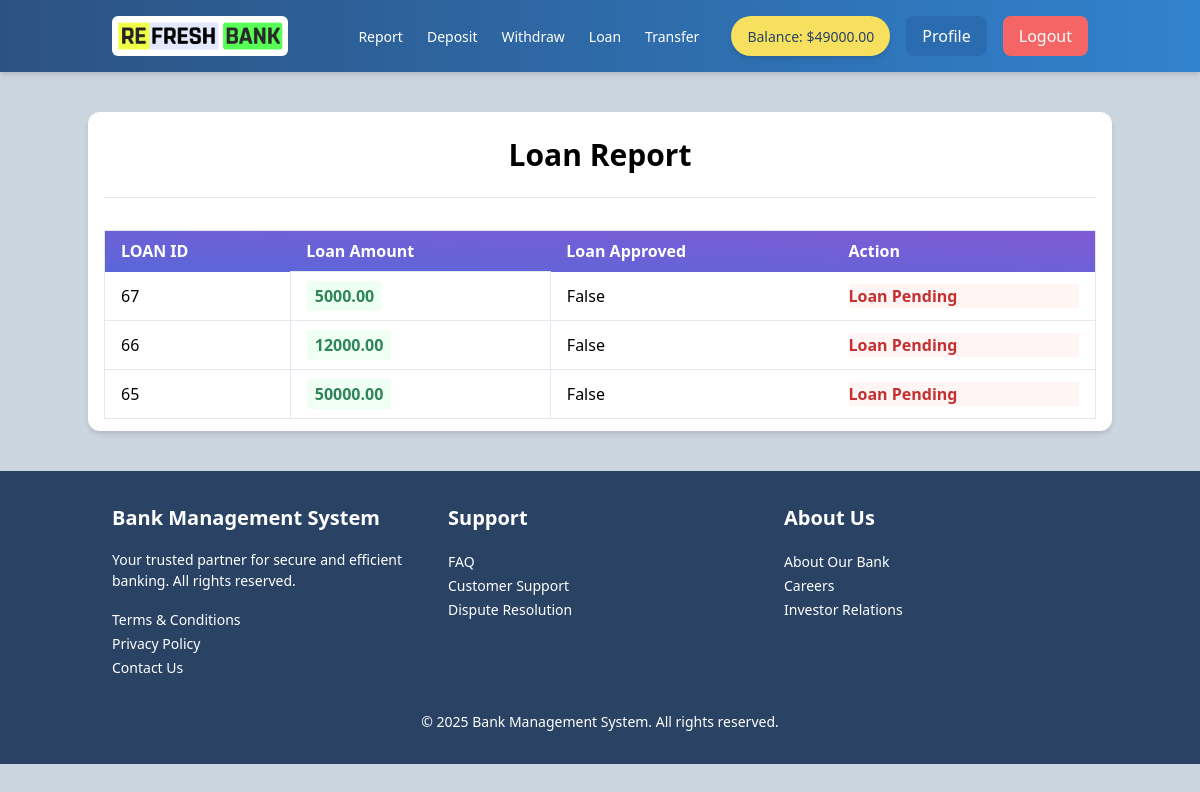
Page /transactions/loans/ (signed in) on the committed database.
### accounts/models.py (models this page shows, shortened)
class UserBankAccount(models.Model):
    user = models.OneToOneField(User,related_name='account',on_delete=models.CASCADE)
    account_type = models.CharField(max_length=10,choices=ACCOUNT_TYPE)
    account_no = models.IntegerField(unique=True)
    phone = models.CharField(max_length=14,null=True,blank=True)
    birth_date = models.DateField(null=True,blank=True)
    gender = models.CharField(max_length=10,choices=GENDER_TYPE)
    initial_deposite_date = models.DateField(auto_now_add=True)
    balance = models.DecimalField(default=0,max_digits=12,decimal_places=2)
    bank = models.ForeignKey(Bank, default=get_default_bank , on_delete=models.CASCADE,null=True,blank=True)

### transactions/models.py (models this page shows, shortened)
class Transaction(models.Model):
    account = models.ForeignKey(UserBankAccount, related_name = 'transactions', on_delete = models.CASCADE) # ekjon user er multiple transactions hote pare
    amount = models.DecimalField(decimal_places=2, max_digits = 12)
    balance_after_transaction = models.DecimalField(decimal_places=2, max_digits = 12)
    transaction_type = models.IntegerField(choices=TRANSACTION_TYPE, null = True)
    timestamp = models.DateTimeField(auto_now_add=True)
    loan_approve = models.BooleanField(default=False)
    to_account = models.IntegerField(default=None,null=True,blank=True)
    class Meta:
        ordering = ['-timestamp']

### transactions/views.py (the view)
# urls.py: path("loans/", LoanListView.as_view(), name="loan_list"),
class LoanListView(LoginRequiredMixin,ListView):
    model = Transaction
    template_name = 'transactions/loan_request.html'
    context_object_name = 'loans' # loan list ta ei loans context er moddhe thakbe
    def get_queryset(self):
        user_account = self.request.user.account
        queryset = Transaction.objects.filter(account=user_account,transaction_type=3)
        print(queryset)
        return queryset

### transactions/templates/transactions/loan_request.html (shortened to what this page needs)
{% extends 'base.html' %}
{% block content %}
<div class="my-10 py-3 px-4 bg-white rounded-xl shadow-md">
  <h1 class="font-bold text-3xl text-center pb-5 pt-2">Loan Report</h1>
  <hr />
  <table class="table-auto mx-auto w-full px-5 rounded-xl mt-8 border dark:border-neutral-500">
    <thead class="bg-purple-900 text-white text-left">
      <tr class="bg-gradient-to-tr from-indigo-600 to-purple-600 rounded-md py-2 px-4 text-white font-bold">
        <th class="px-4 py-2">LOAN ID</th>
        <th class="px-4 py-2">Loan Amount</th>
        <th class="px-4 py-2">Loan Approved</th>
        <th class="px-4 py-2">Action</th>
      </tr>
    </thead>
    <tbody>
      {% for loan in loans %}
        <tr class="border-b dark:border-neutral-500">
          <td class="px-4 py-2">
            {{ loan.id }}
          </td>
          <td class="px-4 py-3 text-s border">
            <span class="px-2 py-1 font-bold leading-tight rounded-sm text-green-700 bg-green-100">
              {{ loan.amount }}
            </span>
          </td>
          <td class="px-4 py-2">
            {{ loan.loan_approve }}
          </td>
          <td class="px-4 py-2">
            {% if loan.loan_approve %}
              <a class="font-bold bg-red-900 text-white hover:text-blue-900 hover:bg-white border border-blue-900 font-bold px-4 py-2 rounded-lg"
                href='{% url "pay" loan.id %}'>Pay</a>
            {% else %}
              <p class="font-bold text-red-700 bg-red-100">Loan Pending</p>
            {% endif %}
          </td>
        </tr>
        {% endfor %}
    </tbody>
  </table>
</div>
{% endblock %}

### core/templates/base.html (shortened to what this page needs)
{% load static %}
<!DOCTYPE html>
<html lang="en">
<head>
    <link href="https://unpkg.com/tailwindcss@^1.0/dist/tailwind.min.css" rel="stylesheet">
</head>
<body class="bg-gray-400">
    <header>
        <div>{% include 'navbar.html' %}</div>
    </header>
    {% block body %}
    <div class="lg:container lg:mx-auto" id="main">
        {% block content %}
        {% endblock %}
    </div>
    {% include 'footer.html' %}
    {% endblock %}
</body>
</html>

### core/templates/navbar.html (shortened to what this page needs)
{% load static %}
<nav class="bg-gradient-to-r from-blue-800 to-blue-600 text-white shadow-md">
    <div class="container mx-auto px-6 py-4 flex justify-between items-center">
        <a href="/" class="flex items-center space-x-3">
            <img src="{% static 'img/Refresh_Bank.png' %}" alt="Refresh Bank Logo" class="h-10 w-auto rounded-md">
         </a>
        <div id="menu" class="hidden lg:flex lg:items-center lg:space-x-8">
            {% if request.user.is_authenticated %}
                <div class="flex space-x-6 items-center">
                    <a href="{% url 'transaction_report' %}" class="flex flex-col items-center text-center group">
                        <span class="text-sm group-hover:text-yellow-400">Report</span>
                    </a>
                    <a href="{% url 'deposit_money' %}" class="flex flex-col items-center text-center group">
                        <span class="text-sm group-hover:text-yellow-400">Deposit</span>
                    </a>
                    <a href="{% url 'withdraw_money' %}" class="flex flex-col items-center text-center group">
                        <span class="text-sm group-hover:text-yellow-400">Withdraw</span>
                    </a>
                    <a href="{% url 'loan_request' %}" class="flex flex-col items-center text-center group">
                        <span class="text-sm group-hover:text-yellow-400">Loan</span>
                    </a>
                    <a href="{% url 'transfer' %}" class="flex flex-col items-center text-center group">
                        <span class="text-sm group-hover:text-yellow-400">Transfer</span>
                    </a>
                </div>
                <div class="flex items-center space-x-4">
                    <div class="bg-yellow-400 text-blue-900 px-4 py-2 rounded-full shadow-md">
                        <span class="text-sm font-medium">Balance: ${{ request.user.account.balance }}</span>
                    </div>
                    <a href="{% url 'profile' %}" class="px-4 py-2 bg-blue-700 rounded-lg hover:bg-blue-600">Profile</a>
                    <a href="{% url 'logout' %}" class="px-4 py-2 bg-red-500 rounded-lg hover:bg-red-400">Logout</a>
                </div>
            {% else %}
                <div class="flex space-x-4">
                    <a href="{% url 'login' %}" class="px-4 py-2 bg-green-500 rounded-lg hover:bg-green-400">Login</a>
                    <a href="{% url 'register' %}" class="px-4 py-2 bg-blue-700 rounded-lg hover:bg-blue-600">Register</a>
                </div>
            {% endif %}
        </div>
    </div>
</nav>

### core/templates/footer.html
<footer class="bg-blue-900 text-white py-8">
    <div class="container mx-auto px-6">
        <div class="grid grid-cols-1 md:grid-cols-3 gap-8">
            <div>
                <h5 class="text-xl font-semibold mb-4">Bank Management System</h5>
                <p class="text-sm">Your trusted partner for secure and efficient banking. All rights reserved.</p>
                <div class="mt-4">
                    <a href="" class="text-sm hover:underline">Terms & Conditions</a><br>
                    <a href="" class="text-sm hover:underline">Privacy Policy</a><br>
                    <a href="" class="text-sm hover:underline">Contact Us</a>
                </div>
            </div>
            <div>
                <h5 class="text-xl font-semibold mb-4">Support</h5>
                <ul>
                    <li><a href="" class="text-sm hover:underline">FAQ</a></li>
                    <li><a href="" class="text-sm hover:underline">Customer Support</a></li>
                    <li><a href="" class="text-sm hover:underline">Dispute Resolution</a></li>
                </ul>
            </div>
            <div>
                <h5 class="text-xl font-semibold mb-4">About Us</h5>
                <ul>
                    <li><a href="" class="text-sm hover:underline">About Our Bank</a></li>
                    <li><a href="" class="text-sm hover:underline">Careers</a></li>
                    <li><a href="" class="text-sm hover:underline">Investor Relations</a></li>
                </ul>
            </div>
        </div>
        <div class="mt-8 text-center">
            <p class="text-sm">&copy; {% now "Y" %} Bank Management System. All rights reserved.</p>
        </div>
    </div>
</footer>

### rows in the picture
Transaction: id "67", amount "5000.00", loan_approve "False", shows "Loan Pending"
Transaction: id "66", amount "12000.00", loan_approve "False", shows "Loan Pending"
Transaction: id "65", amount "50000.00", loan_approve "False", shows "Loan Pending"

### other values in the picture
{{ request.user.account.balance }} "49000.00"
